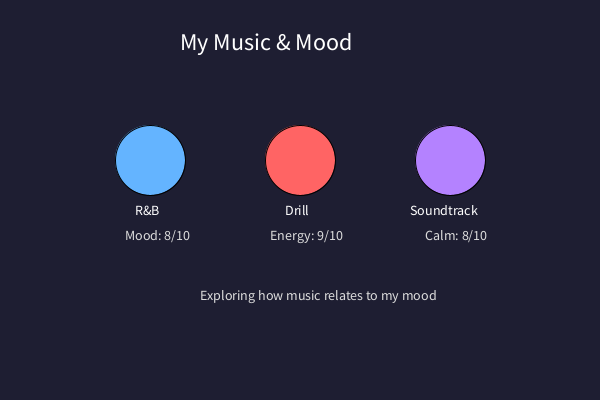
Frame 1 (no input)
Frame 60 (the mouse pressed at the canvas centre just before this capture): identical to frame 1, image omitted
Frame 120 (the mouse held since frame 60 and released just before this capture): identical to frame 1, image omitted

The Processing sketch that drew this single still picture (run headless with seeded random() and noise(); from frame 60 on, the mouse is pressed at the canvas centre):

// Processing sketch: Dear_Data
// ── Dear_Data.pde

void setup() {
  size(600, 400);
  background(30, 30, 50);
}

void draw() {
  background(30, 30, 50);

  // Title
  fill(255);
  textSize(24);
  text("My Music & Mood", 180, 50);

  // R&B - blue
  fill(100, 180, 255);
  ellipse(150, 160, 70, 70);
  fill(255);
  textSize(14);
  text("R&B", 135, 215);

  // Drill - red
  fill(255, 100, 100);
  ellipse(300, 160, 70, 70);
  fill(255);
  text("Drill", 285, 215);

  // Soundtrack - purple
  fill(180, 130, 255);
  ellipse(450, 160, 70, 70);
  fill(255);
  text("Soundtrack", 410, 215);

  // Description
  fill(220);
  textSize(14);
  text("Exploring how music relates to my mood", 200, 300);
  
  //mood ratings
   text("Mood: 8/10", 125, 240);
  text("Energy: 9/10", 270, 240);
  text("Calm: 8/10", 425, 240);
}
